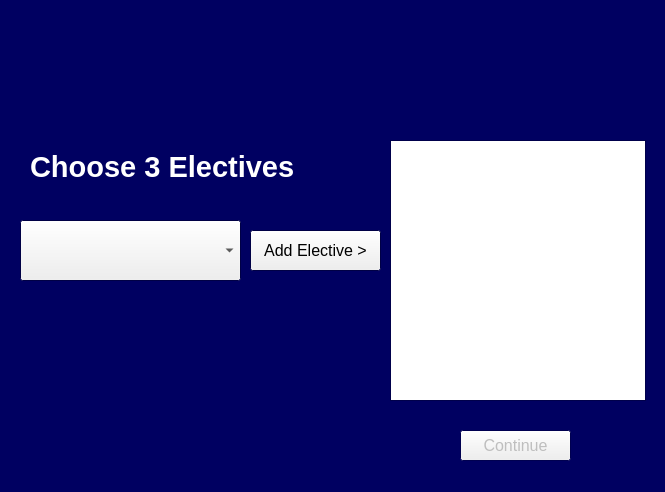
<?xml version="1.0" encoding="UTF-8"?>
<ui version="4.0">
 <class>Elective_popupWindow_frm</class>
 <widget class="QWidget" name="Elective_popupWindow_frm">
  <property name="geometry">
   <rect>
    <x>0</x>
    <y>0</y>
    <width>665</width>
    <height>492</height>
   </rect>
  </property>
  <property name="palette">
   <palette>
    <active>
     <colorrole role="Base">
      <brush brushstyle="SolidPattern">
       <color alpha="255">
        <red>255</red>
        <green>255</green>
        <blue>255</blue>
       </color>
      </brush>
     </colorrole>
     <colorrole role="Window">
      <brush brushstyle="SolidPattern">
       <color alpha="255">
        <red>0</red>
        <green>0</green>
        <blue>97</blue>
       </color>
      </brush>
     </colorrole>
    </active>
    <inactive>
     <colorrole role="Base">
      <brush brushstyle="SolidPattern">
       <color alpha="255">
        <red>255</red>
        <green>255</green>
        <blue>255</blue>
       </color>
      </brush>
     </colorrole>
     <colorrole role="Window">
      <brush brushstyle="SolidPattern">
       <color alpha="255">
        <red>0</red>
        <green>0</green>
        <blue>97</blue>
       </color>
      </brush>
     </colorrole>
    </inactive>
    <disabled>
     <colorrole role="Base">
      <brush brushstyle="SolidPattern">
       <color alpha="255">
        <red>0</red>
        <green>0</green>
        <blue>97</blue>
       </color>
      </brush>
     </colorrole>
     <colorrole role="Window">
      <brush brushstyle="SolidPattern">
       <color alpha="255">
        <red>0</red>
        <green>0</green>
        <blue>97</blue>
       </color>
      </brush>
     </colorrole>
    </disabled>
   </palette>
  </property>
  <property name="windowTitle">
   <string>Form</string>
  </property>
  <widget class="QLabel" name="Elective_greeting_lbl">
   <property name="geometry">
    <rect>
     <x>30</x>
     <y>150</y>
     <width>265</width>
     <height>33</height>
    </rect>
   </property>
   <property name="palette">
    <palette>
     <active>
      <colorrole role="WindowText">
       <brush brushstyle="SolidPattern">
        <color alpha="255">
         <red>255</red>
         <green>255</green>
         <blue>255</blue>
        </color>
       </brush>
      </colorrole>
      <colorrole role="Text">
       <brush brushstyle="SolidPattern">
        <color alpha="255">
         <red>0</red>
         <green>0</green>
         <blue>0</blue>
        </color>
       </brush>
      </colorrole>
     </active>
     <inactive>
      <colorrole role="WindowText">
       <brush brushstyle="SolidPattern">
        <color alpha="255">
         <red>255</red>
         <green>255</green>
         <blue>255</blue>
        </color>
       </brush>
      </colorrole>
      <colorrole role="Text">
       <brush brushstyle="SolidPattern">
        <color alpha="255">
         <red>0</red>
         <green>0</green>
         <blue>0</blue>
        </color>
       </brush>
      </colorrole>
     </inactive>
     <disabled>
      <colorrole role="WindowText">
       <brush brushstyle="SolidPattern">
        <color alpha="255">
         <red>120</red>
         <green>120</green>
         <blue>120</blue>
        </color>
       </brush>
      </colorrole>
      <colorrole role="Text">
       <brush brushstyle="SolidPattern">
        <color alpha="255">
         <red>120</red>
         <green>120</green>
         <blue>120</blue>
        </color>
       </brush>
      </colorrole>
     </disabled>
    </palette>
   </property>
   <property name="font">
    <font>
     <family>Arial</family>
     <pointsize>22</pointsize>
     <weight>75</weight>
     <bold>true</bold>
    </font>
   </property>
   <property name="text">
    <string>Choose 3 Electives</string>
   </property>
   <property name="textFormat">
    <enum>Qt::AutoText</enum>
   </property>
   <property name="scaledContents">
    <bool>false</bool>
   </property>
  </widget>
  <widget class="QPushButton" name="Continue_btn">
   <property name="enabled">
    <bool>false</bool>
   </property>
   <property name="geometry">
    <rect>
     <x>460</x>
     <y>430</y>
     <width>111</width>
     <height>31</height>
    </rect>
   </property>
   <property name="font">
    <font>
     <family>Arial</family>
     <pointsize>12</pointsize>
    </font>
   </property>
   <property name="text">
    <string>Continue</string>
   </property>
  </widget>
  <widget class="QComboBox" name="ChooseElective_cbx">
   <property name="geometry">
    <rect>
     <x>20</x>
     <y>220</y>
     <width>221</width>
     <height>61</height>
    </rect>
   </property>
   <property name="font">
    <font>
     <family>Arial</family>
     <pointsize>12</pointsize>
    </font>
   </property>
   <property name="tabletTracking">
    <bool>false</bool>
   </property>
   <property name="focusPolicy">
    <enum>Qt::WheelFocus</enum>
   </property>
   <property name="currentText">
    <string/>
   </property>
   <property name="currentIndex">
    <number>-1</number>
   </property>
   <property name="minimumContentsLength">
    <number>0</number>
   </property>
  </widget>
  <widget class="QPushButton" name="AddElective_btn">
   <property name="geometry">
    <rect>
     <x>250</x>
     <y>230</y>
     <width>131</width>
     <height>41</height>
    </rect>
   </property>
   <property name="font">
    <font>
     <family>Arial</family>
     <pointsize>12</pointsize>
    </font>
   </property>
   <property name="text">
    <string>Add Elective &gt;</string>
   </property>
  </widget>
  <widget class="QListWidget" name="ShowChosenElectives_listbox">
   <property name="geometry">
    <rect>
     <x>390</x>
     <y>140</y>
     <width>256</width>
     <height>261</height>
    </rect>
   </property>
   <property name="font">
    <font>
     <family>Arial</family>
     <pointsize>12</pointsize>
    </font>
   </property>
  </widget>
 </widget>
 <resources/>
 <connections/>
</ui>
